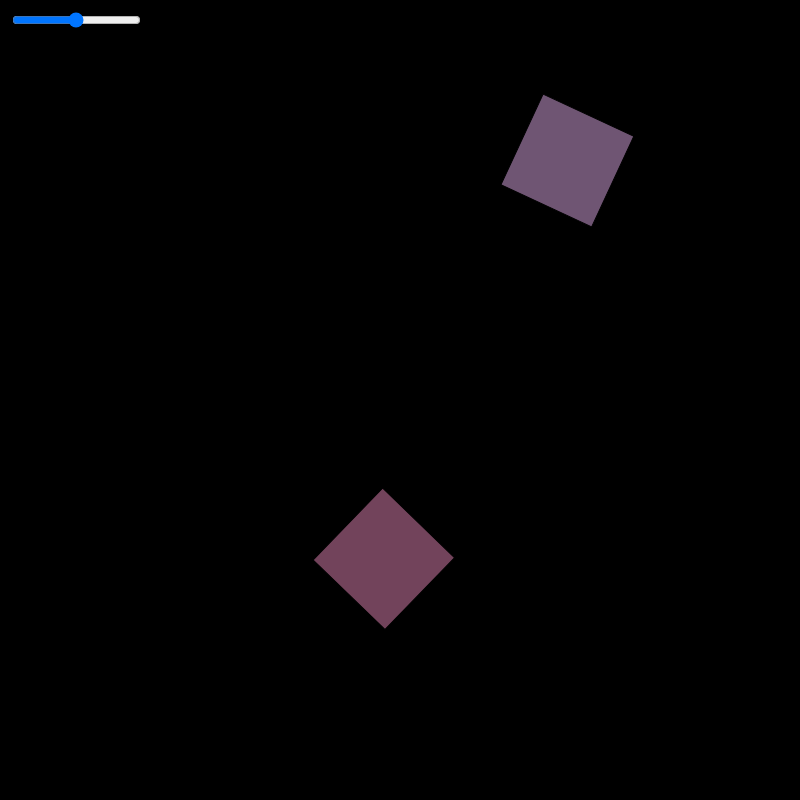
Frame 1 (no input)
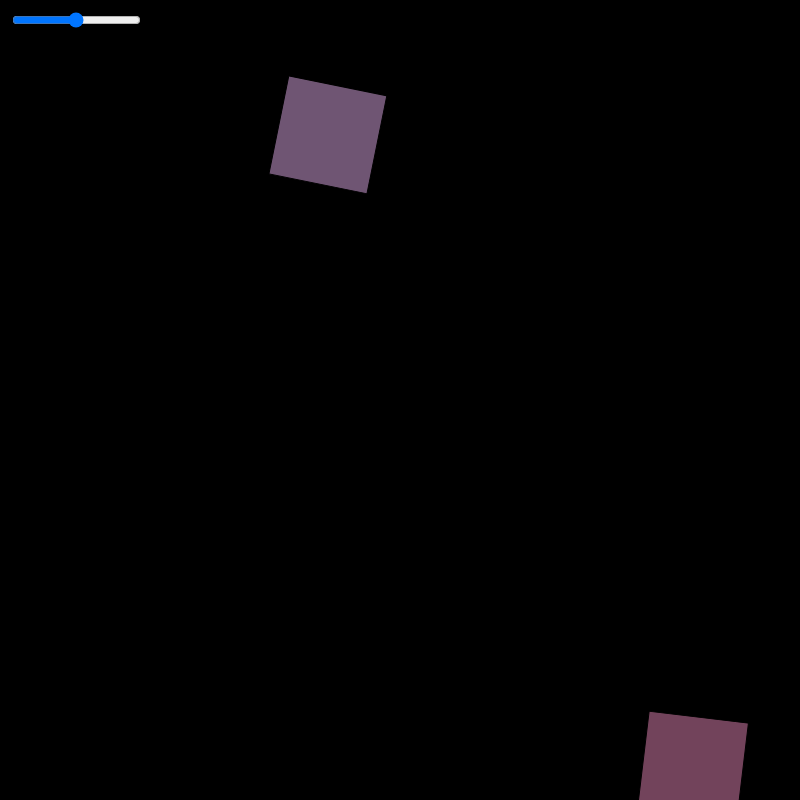
Frame 60 (no input)
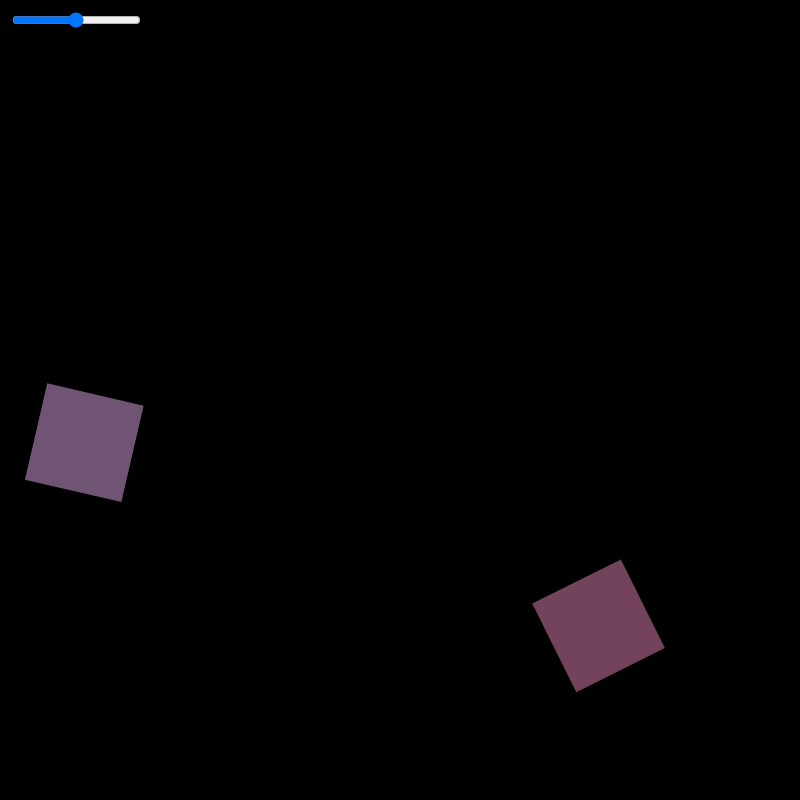
Frame 120 (the mouse pressed at the canvas centre since frame 60)

The p5.js sketch that drew these frames (run headless with seeded random() and noise() and a simulated clock; from frame 60 on, the mouse is pressed at the canvas centre):

// p5.js sketch
// ── sketch.js
var b, b1;
var s;

function setup() {
	createCanvas(800, 800);
	b = new Square(random(width), random(height), 100);

	b1 = new Square(random(width), random(height), 100);
	s = createSlider(0, 255, 127)
	s.position(10, 10);
}

function draw() {
	background(0);

	b.update(s.value());
	b.move();
	b.render();

	b1.update(s.value());
	b1.move();
	b1.render();

}
// ── Square.js
function Square(xPos, yPos, _size) {
	this.r = random(127, 255);
	this.g = random(127, 255);
	this.b = random(127, 255);
	this.a = 127;
	this.color = color(this.r, this.g, this.b, this.a);
	this.x = xPos;
	this.y = yPos;
	this.size = _size;
	this.xSpeed = random(-10, 10);
	this.ySpeed = random(-10, 10);
	this.spin = random();
	this.spinAmt = random();
	this.move = function() {
		this.x += this.xSpeed;
		this.y += this.ySpeed;
	};
	this.render = function() {
		push();
		translate(this.x, this.y);
		rotate(this.spin);
		fill(this.color);
		rectMode(CENTER);
		rect(0, 0, this.size, this.size);
		pop();
	};
	this.update = function(_alpha) {
		this.color = color(this.r, this.g, this.b, _alpha);;
		if (this.x > width || this.x < 0) {
			this.xSpeed *= -1;
		}
		if (this.y > height || this.y < 0) {
			this.ySpeed *= -1;
		}
		this.spin += this.spinAmt;
	};
}
